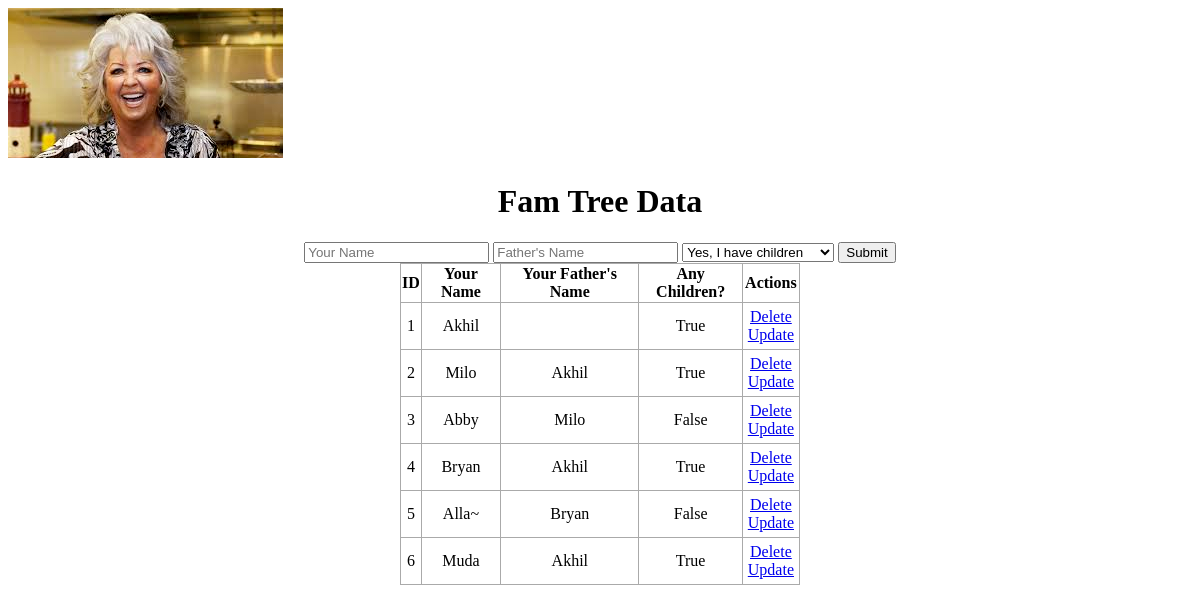
Before: / with the older database file.
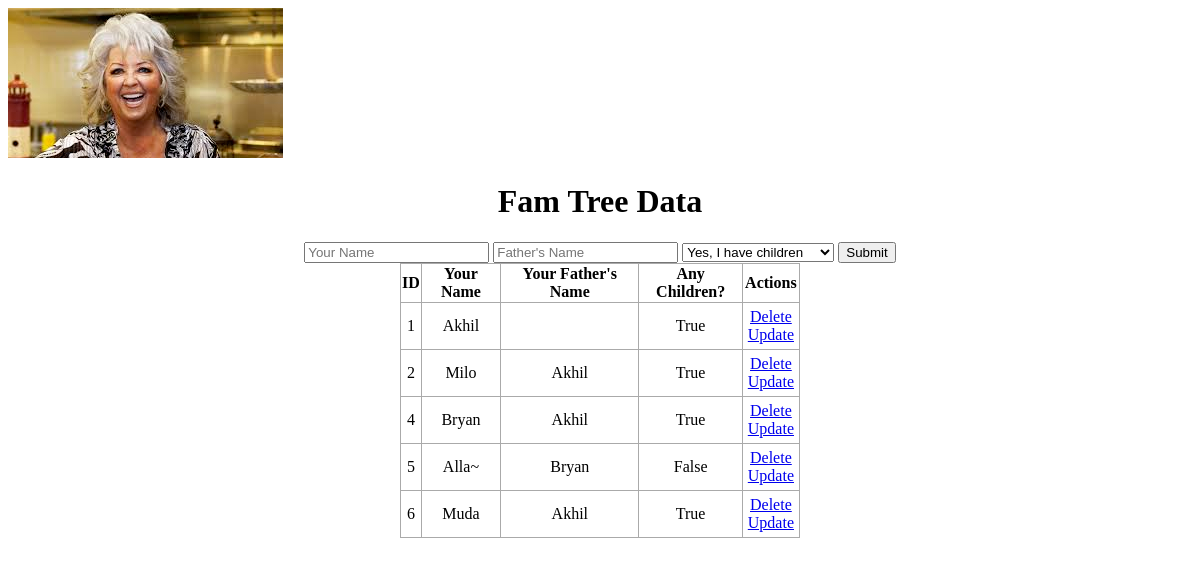
After: the same page with the newer database file.
### functions.py (models this page shows, shortened)
class family_input(db.Model):
    id = db.Column(db.Integer, primary_key=True)
    name = db.Column(db.String(225), nullable=False, default="Sasha")
    parent = db.Column(db.String(225), nullable=False, default="Sasha")
    have_children = db.Column(db.String(225), nullable=False)

### functions.py (the view)
@app.route("/", methods=["POST", "GET"])
def index():
    if request.method == "POST":
        name = request.form.get("Your Name")
        father = request.form.get("Father's Name")
        children = request.form.get("Any Children?")
        entry = family_input(name=name, parent=father, have_children=children)
        try:
            db.session.add(entry)
            db.session.commit()
            return redirect("/")
        except:
            return "don goofed"
    else:
        entries = family_input.query.order_by(family_input.id).all()
        return render_template(
            "index2.html", entries=entries, entries_length=len(entries)
        )

### templates/index2.html (shortened to what this page needs)
{% extends 'base2.html' %}
{% block head %}
<img src='{{ url_for("static", filename="images/Grandma.jpg") }}' id="grandma" />
<h1 style="text-align: center">Fam Tree Data</h1>
{% endblock %}
{% block body %}
<div class='form'>
    <form action="/" method="POST">
        <input type="text" name='Your Name' placeholder="Your Name" id=name>
        <input type="text" name="Father's Name" placeholder="Father's Name" id=parent>
        <select name="Any Children?" placeholder="Any children?">
            <option selected='selected' value="True">Yes, I have children</option>
        </select>
        <input type='submit' name='Add Task'>
    </form>
</div>
<div class="content">
    {% if entries|length < 1 %}
    <h4 style="text-align: center">There are no family entries. Create one below!</h4>
    {% else %}
    <table>
        <tr>
            <th>ID</th>
            <th> Your Name</th>
            <th> Your Father's Name</th>
            <th> Any Children?</th>
            <th> Actions</th>
        </tr>
        {% for entry in entries %}
        <tr>
            <td>{{ entry.id }}</td>
            <td>{{ entry.name }}</td>
            <td>{{ entry.parent }}</td>
            <td>{{ entry.have_children }}</td>
            <td>
                <a href="/delete/{{entry.id}}">Delete</a>
                <br>
                <a href="/update/{{entry.id}}">Update</a>
            </td>
        </tr>
        {% endfor %}
    </table>
    {% endif %}
</div>
{% endblock %}

Changed rows visible on the page:
removed family_input: id "3", name "Abby", parent "Milo", have_children "False"
